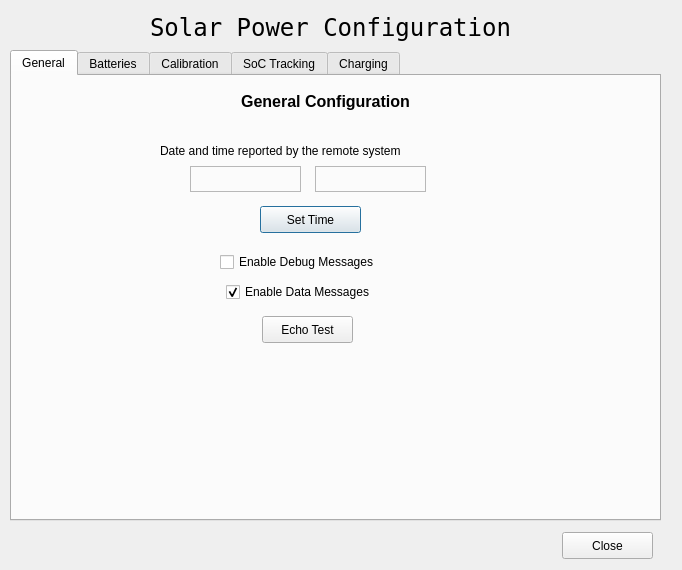
<?xml version="1.0" encoding="UTF-8"?>
<ui version="4.0">
 <class>PowerManagementConfigDialog</class>
 <widget class="QDialog" name="PowerManagementConfigDialog">
  <property name="geometry">
   <rect>
    <x>0</x>
    <y>0</y>
    <width>682</width>
    <height>570</height>
   </rect>
  </property>
  <property name="windowTitle">
   <string>Solar Power BMS Configuration</string>
  </property>
  <widget class="QLabel" name="title">
   <property name="geometry">
    <rect>
     <x>150</x>
     <y>12</y>
     <width>371</width>
     <height>31</height>
    </rect>
   </property>
   <property name="font">
    <font>
     <family>Andale Mono</family>
     <pointsize>18</pointsize>
    </font>
   </property>
   <property name="text">
    <string>Solar Power Configuration</string>
   </property>
  </widget>
  <widget class="QTabWidget" name="tabWidget">
   <property name="geometry">
    <rect>
     <x>10</x>
     <y>50</y>
     <width>651</width>
     <height>471</height>
    </rect>
   </property>
   <property name="toolTip">
    <string/>
   </property>
   <property name="currentIndex">
    <number>0</number>
   </property>
   <widget class="QWidget" name="generalTab">
    <property name="toolTip">
     <string>Time and debug display settings</string>
    </property>
    <attribute name="title">
     <string>General</string>
    </attribute>
    <widget class="QPushButton" name="timeSetButton">
     <property name="geometry">
      <rect>
       <x>248</x>
       <y>130</y>
       <width>101</width>
       <height>27</height>
      </rect>
     </property>
     <property name="toolTip">
      <string>Set the time/date in the remote system from the local time.</string>
     </property>
     <property name="text">
      <string>Set Time</string>
     </property>
    </widget>
    <widget class="QLabel" name="date">
     <property name="geometry">
      <rect>
       <x>178</x>
       <y>90</y>
       <width>111</width>
       <height>26</height>
      </rect>
     </property>
     <property name="toolTip">
      <string>Time/Date in the remote system.</string>
     </property>
     <property name="frameShape">
      <enum>QFrame::StyledPanel</enum>
     </property>
     <property name="frameShadow">
      <enum>QFrame::Raised</enum>
     </property>
     <property name="lineWidth">
      <number>3</number>
     </property>
     <property name="midLineWidth">
      <number>1</number>
     </property>
     <property name="text">
      <string/>
     </property>
    </widget>
    <widget class="QLabel" name="time">
     <property name="geometry">
      <rect>
       <x>303</x>
       <y>90</y>
       <width>111</width>
       <height>26</height>
      </rect>
     </property>
     <property name="toolTip">
      <string>Time/Date in the remote system.</string>
     </property>
     <property name="frameShape">
      <enum>QFrame::StyledPanel</enum>
     </property>
     <property name="frameShadow">
      <enum>QFrame::Raised</enum>
     </property>
     <property name="lineWidth">
      <number>3</number>
     </property>
     <property name="midLineWidth">
      <number>1</number>
     </property>
     <property name="text">
      <string/>
     </property>
    </widget>
    <widget class="QLabel" name="dateTimeLabel">
     <property name="geometry">
      <rect>
       <x>148</x>
       <y>65</y>
       <width>316</width>
       <height>20</height>
      </rect>
     </property>
     <property name="text">
      <string>Date and time reported by the remote system</string>
     </property>
    </widget>
    <widget class="QLabel" name="generalLabel">
     <property name="geometry">
      <rect>
       <x>194</x>
       <y>5</y>
       <width>239</width>
       <height>41</height>
      </rect>
     </property>
     <property name="font">
      <font>
       <pointsize>12</pointsize>
       <weight>75</weight>
       <bold>true</bold>
      </font>
     </property>
     <property name="text">
      <string>General Configuration</string>
     </property>
     <property name="alignment">
      <set>Qt::AlignCenter</set>
     </property>
     <property name="wordWrap">
      <bool>true</bool>
     </property>
    </widget>
    <widget class="QCheckBox" name="debugMessageCheckbox">
     <property name="geometry">
      <rect>
       <x>208</x>
       <y>175</y>
       <width>187</width>
       <height>22</height>
      </rect>
     </property>
     <property name="toolTip">
      <string>Enable Debug Messages to be sent from remote</string>
     </property>
     <property name="text">
      <string>Enable Debug Messages</string>
     </property>
    </widget>
    <widget class="QCheckBox" name="dataMessageCheckbox">
     <property name="geometry">
      <rect>
       <x>214</x>
       <y>205</y>
       <width>185</width>
       <height>22</height>
      </rect>
     </property>
     <property name="toolTip">
      <string>Enable Data Messages. Disabling will stop the main display from showing real-time data and will stoip local recording.</string>
     </property>
     <property name="text">
      <string>Enable Data Messages</string>
     </property>
     <property name="checked">
      <bool>true</bool>
     </property>
    </widget>
    <widget class="QPushButton" name="echoTestButton">
     <property name="geometry">
      <rect>
       <x>250</x>
       <y>240</y>
       <width>91</width>
       <height>27</height>
      </rect>
     </property>
     <property name="toolTip">
      <string>Request an ID to be sent from the remote.</string>
     </property>
     <property name="text">
      <string>Echo Test</string>
     </property>
    </widget>
   </widget>
   <widget class="QWidget" name="batteriesTab">
    <property name="toolTip">
     <string>Set battery parameters</string>
    </property>
    <attribute name="title">
     <string>Batteries</string>
    </attribute>
    <widget class="QPushButton" name="queryBatteryButton">
     <property name="geometry">
      <rect>
       <x>30</x>
       <y>70</y>
       <width>91</width>
       <height>27</height>
      </rect>
     </property>
     <property name="toolTip">
      <string>Request measured battery resistances</string>
     </property>
     <property name="text">
      <string>Query</string>
     </property>
    </widget>
    <widget class="QLabel" name="battery1Label">
     <property name="geometry">
      <rect>
       <x>166</x>
       <y>51</y>
       <width>64</width>
       <height>17</height>
      </rect>
     </property>
     <property name="text">
      <string>Battery 1</string>
     </property>
    </widget>
    <widget class="QLabel" name="battery2Label">
     <property name="geometry">
      <rect>
       <x>276</x>
       <y>51</y>
       <width>64</width>
       <height>17</height>
      </rect>
     </property>
     <property name="text">
      <string>Battery 2</string>
     </property>
    </widget>
    <widget class="QLabel" name="battery3Label">
     <property name="geometry">
      <rect>
       <x>386</x>
       <y>50</y>
       <width>64</width>
       <height>17</height>
      </rect>
     </property>
     <property name="text">
      <string>Battery 3</string>
     </property>
    </widget>
    <widget class="QLabel" name="battery1Resistance">
     <property name="geometry">
      <rect>
       <x>160</x>
       <y>70</y>
       <width>71</width>
       <height>31</height>
      </rect>
     </property>
     <property name="frameShape">
      <enum>QFrame::Box</enum>
     </property>
     <property name="text">
      <string/>
     </property>
    </widget>
    <widget class="QLabel" name="battery3Resistance">
     <property name="geometry">
      <rect>
       <x>380</x>
       <y>70</y>
       <width>71</width>
       <height>31</height>
      </rect>
     </property>
     <property name="frameShape">
      <enum>QFrame::Box</enum>
     </property>
     <property name="text">
      <string/>
     </property>
    </widget>
    <widget class="QLabel" name="battery2Resistance">
     <property name="geometry">
      <rect>
       <x>270</x>
       <y>70</y>
       <width>71</width>
       <height>31</height>
      </rect>
     </property>
     <property name="frameShape">
      <enum>QFrame::Box</enum>
     </property>
     <property name="text">
      <string/>
     </property>
    </widget>
    <widget class="QLabel" name="AHLabel_1">
     <property name="geometry">
      <rect>
       <x>210</x>
       <y>120</y>
       <width>31</width>
       <height>17</height>
      </rect>
     </property>
     <property name="text">
      <string>AH</string>
     </property>
     <property name="alignment">
      <set>Qt::AlignCenter</set>
     </property>
    </widget>
    <widget class="QSpinBox" name="battery1CapacitySpinBox">
     <property name="geometry">
      <rect>
       <x>160</x>
       <y>115</y>
       <width>52</width>
       <height>25</height>
      </rect>
     </property>
     <property name="minimum">
      <number>40</number>
     </property>
     <property name="maximum">
      <number>200</number>
     </property>
     <property name="singleStep">
      <number>10</number>
     </property>
     <property name="value">
      <number>100</number>
     </property>
    </widget>
    <widget class="QLabel" name="AHLabel_2">
     <property name="geometry">
      <rect>
       <x>320</x>
       <y>120</y>
       <width>31</width>
       <height>17</height>
      </rect>
     </property>
     <property name="text">
      <string>AH</string>
     </property>
     <property name="alignment">
      <set>Qt::AlignCenter</set>
     </property>
    </widget>
    <widget class="QSpinBox" name="battery2CapacitySpinBox">
     <property name="geometry">
      <rect>
       <x>270</x>
       <y>115</y>
       <width>52</width>
       <height>25</height>
      </rect>
     </property>
     <property name="minimum">
      <number>40</number>
     </property>
     <property name="maximum">
      <number>200</number>
     </property>
     <property name="singleStep">
      <number>10</number>
     </property>
     <property name="value">
      <number>100</number>
     </property>
    </widget>
    <widget class="QLabel" name="AHLabel_3">
     <property name="geometry">
      <rect>
       <x>430</x>
       <y>120</y>
       <width>31</width>
       <height>17</height>
      </rect>
     </property>
     <property name="text">
      <string>AH</string>
     </property>
     <property name="alignment">
      <set>Qt::AlignCenter</set>
     </property>
    </widget>
    <widget class="QSpinBox" name="battery3CapacitySpinBox">
     <property name="geometry">
      <rect>
       <x>380</x>
       <y>115</y>
       <width>52</width>
       <height>25</height>
      </rect>
     </property>
     <property name="minimum">
      <number>40</number>
     </property>
     <property name="maximum">
      <number>200</number>
     </property>
     <property name="singleStep">
      <number>10</number>
     </property>
     <property name="value">
      <number>80</number>
     </property>
    </widget>
    <widget class="QPushButton" name="setBatteryButton">
     <property name="geometry">
      <rect>
       <x>30</x>
       <y>110</y>
       <width>91</width>
       <height>27</height>
      </rect>
     </property>
     <property name="toolTip">
      <string>Write the battery configuration to Flash</string>
     </property>
     <property name="text">
      <string>Set</string>
     </property>
    </widget>
    <widget class="QLabel" name="resistanceLabel">
     <property name="geometry">
      <rect>
       <x>470</x>
       <y>76</y>
       <width>71</width>
       <height>17</height>
      </rect>
     </property>
     <property name="text">
      <string>Resistance</string>
     </property>
    </widget>
    <widget class="QLabel" name="capacityLabel">
     <property name="geometry">
      <rect>
       <x>470</x>
       <y>117</y>
       <width>71</width>
       <height>17</height>
      </rect>
     </property>
     <property name="text">
      <string>Capacity</string>
     </property>
    </widget>
    <widget class="QComboBox" name="battery1TypeCombo">
     <property name="geometry">
      <rect>
       <x>150</x>
       <y>152</y>
       <width>87</width>
       <height>29</height>
      </rect>
     </property>
    </widget>
    <widget class="QComboBox" name="battery2TypeCombo">
     <property name="geometry">
      <rect>
       <x>260</x>
       <y>153</y>
       <width>87</width>
       <height>29</height>
      </rect>
     </property>
    </widget>
    <widget class="QComboBox" name="battery3TypeCombo">
     <property name="geometry">
      <rect>
       <x>370</x>
       <y>152</y>
       <width>87</width>
       <height>29</height>
      </rect>
     </property>
    </widget>
    <widget class="QLabel" name="typeLabel">
     <property name="geometry">
      <rect>
       <x>470</x>
       <y>157</y>
       <width>71</width>
       <height>17</height>
      </rect>
     </property>
     <property name="text">
      <string>Type</string>
     </property>
    </widget>
    <widget class="QLabel" name="batteriesLabel">
     <property name="geometry">
      <rect>
       <x>88</x>
       <y>5</y>
       <width>431</width>
       <height>41</height>
      </rect>
     </property>
     <property name="font">
      <font>
       <pointsize>12</pointsize>
       <weight>75</weight>
       <bold>true</bold>
      </font>
     </property>
     <property name="text">
      <string>View and set Battery model parameters.</string>
     </property>
     <property name="alignment">
      <set>Qt::AlignCenter</set>
     </property>
     <property name="wordWrap">
      <bool>true</bool>
     </property>
    </widget>
    <widget class="QLabel" name="battery1FloatVoltage">
     <property name="geometry">
      <rect>
       <x>154</x>
       <y>275</y>
       <width>79</width>
       <height>31</height>
      </rect>
     </property>
     <property name="frameShape">
      <enum>QFrame::Box</enum>
     </property>
     <property name="text">
      <string/>
     </property>
    </widget>
    <widget class="QLabel" name="battery2FloatVoltage">
     <property name="geometry">
      <rect>
       <x>264</x>
       <y>275</y>
       <width>79</width>
       <height>31</height>
      </rect>
     </property>
     <property name="frameShape">
      <enum>QFrame::Box</enum>
     </property>
     <property name="text">
      <string/>
     </property>
    </widget>
    <widget class="QLabel" name="battery3FloatVoltage">
     <property name="geometry">
      <rect>
       <x>374</x>
       <y>275</y>
       <width>79</width>
       <height>31</height>
      </rect>
     </property>
     <property name="frameShape">
      <enum>QFrame::Box</enum>
     </property>
     <property name="text">
      <string/>
     </property>
    </widget>
    <widget class="QLabel" name="battery3FloatCurrent">
     <property name="geometry">
      <rect>
       <x>374</x>
       <y>315</y>
       <width>79</width>
       <height>31</height>
      </rect>
     </property>
     <property name="frameShape">
      <enum>QFrame::Box</enum>
     </property>
     <property name="text">
      <string/>
     </property>
    </widget>
    <widget class="QLabel" name="battery2FloatCurrent">
     <property name="geometry">
      <rect>
       <x>264</x>
       <y>315</y>
       <width>79</width>
       <height>31</height>
      </rect>
     </property>
     <property name="frameShape">
      <enum>QFrame::Box</enum>
     </property>
     <property name="text">
      <string/>
     </property>
    </widget>
    <widget class="QLabel" name="battery1FloatCurrent">
     <property name="geometry">
      <rect>
       <x>154</x>
       <y>315</y>
       <width>79</width>
       <height>31</height>
      </rect>
     </property>
     <property name="frameShape">
      <enum>QFrame::Box</enum>
     </property>
     <property name="text">
      <string/>
     </property>
    </widget>
    <widget class="QLabel" name="floatVoltageLabel">
     <property name="geometry">
      <rect>
       <x>476</x>
       <y>280</y>
       <width>133</width>
       <height>17</height>
      </rect>
     </property>
     <property name="text">
      <string>Float Voltage Limit</string>
     </property>
    </widget>
    <widget class="QLabel" name="floatCurrentLabel">
     <property name="geometry">
      <rect>
       <x>476</x>
       <y>320</y>
       <width>143</width>
       <height>17</height>
      </rect>
     </property>
     <property name="text">
      <string>Float Current Trigger</string>
     </property>
    </widget>
    <widget class="QLabel" name="battery2AbsorptionCurrent">
     <property name="geometry">
      <rect>
       <x>264</x>
       <y>195</y>
       <width>79</width>
       <height>31</height>
      </rect>
     </property>
     <property name="frameShape">
      <enum>QFrame::Box</enum>
     </property>
     <property name="text">
      <string/>
     </property>
    </widget>
    <widget class="QLabel" name="battery3AbsorptionCurrent">
     <property name="geometry">
      <rect>
       <x>374</x>
       <y>195</y>
       <width>79</width>
       <height>31</height>
      </rect>
     </property>
     <property name="frameShape">
      <enum>QFrame::Box</enum>
     </property>
     <property name="text">
      <string/>
     </property>
    </widget>
    <widget class="QLabel" name="battery1AbsorptionCurrent">
     <property name="geometry">
      <rect>
       <x>154</x>
       <y>195</y>
       <width>79</width>
       <height>31</height>
      </rect>
     </property>
     <property name="frameShape">
      <enum>QFrame::Box</enum>
     </property>
     <property name="text">
      <string/>
     </property>
    </widget>
    <widget class="QLabel" name="absorptionCurrentLabel">
     <property name="geometry">
      <rect>
       <x>472</x>
       <y>200</y>
       <width>135</width>
       <height>17</height>
      </rect>
     </property>
     <property name="text">
      <string>Bulk Current Limit</string>
     </property>
    </widget>
    <widget class="QPushButton" name="resetMissing1Button">
     <property name="geometry">
      <rect>
       <x>178</x>
       <y>355</y>
       <width>31</width>
       <height>21</height>
      </rect>
     </property>
     <property name="toolTip">
      <string>Reset Battery 1 Missing Status to Good.</string>
     </property>
     <property name="text">
      <string/>
     </property>
    </widget>
    <widget class="QPushButton" name="resetMissing2Button">
     <property name="geometry">
      <rect>
       <x>286</x>
       <y>355</y>
       <width>31</width>
       <height>21</height>
      </rect>
     </property>
     <property name="toolTip">
      <string>Reset Battery 2 Missing Status to Good.</string>
     </property>
     <property name="text">
      <string/>
     </property>
    </widget>
    <widget class="QPushButton" name="resetMissing3Button">
     <property name="geometry">
      <rect>
       <x>398</x>
       <y>355</y>
       <width>31</width>
       <height>21</height>
      </rect>
     </property>
     <property name="toolTip">
      <string>Reset Battery 3 Missing Status to Good.</string>
     </property>
     <property name="text">
      <string/>
     </property>
    </widget>
    <widget class="QLabel" name="absorptionVoltageLabel">
     <property name="geometry">
      <rect>
       <x>472</x>
       <y>240</y>
       <width>169</width>
       <height>17</height>
      </rect>
     </property>
     <property name="text">
      <string>Gassing Voltage Limit</string>
     </property>
    </widget>
    <widget class="QLabel" name="battery1AbsorptionVoltage">
     <property name="geometry">
      <rect>
       <x>154</x>
       <y>235</y>
       <width>79</width>
       <height>31</height>
      </rect>
     </property>
     <property name="frameShape">
      <enum>QFrame::Box</enum>
     </property>
     <property name="text">
      <string/>
     </property>
    </widget>
    <widget class="QLabel" name="battery2AbsorptionVoltage">
     <property name="geometry">
      <rect>
       <x>264</x>
       <y>235</y>
       <width>79</width>
       <height>31</height>
      </rect>
     </property>
     <property name="frameShape">
      <enum>QFrame::Box</enum>
     </property>
     <property name="text">
      <string/>
     </property>
    </widget>
    <widget class="QLabel" name="battery3AbsorptionVoltage">
     <property name="geometry">
      <rect>
       <x>374</x>
       <y>235</y>
       <width>79</width>
       <height>31</height>
      </rect>
     </property>
     <property name="frameShape">
      <enum>QFrame::Box</enum>
     </property>
     <property name="text">
      <string/>
     </property>
    </widget>
   </widget>
   <widget class="QWidget" name="calibrationTab">
    <property name="toolTip">
     <string>Calibrate zero of current measurements</string>
    </property>
    <attribute name="title">
     <string>Calibration</string>
    </attribute>
    <widget class="QPushButton" name="calibrateButton">
     <property name="geometry">
      <rect>
       <x>260</x>
       <y>180</y>
       <width>91</width>
       <height>27</height>
      </rect>
     </property>
     <property name="text">
      <string>Calibrate</string>
     </property>
    </widget>
    <widget class="QLabel" name="socLabel">
     <property name="geometry">
      <rect>
       <x>90</x>
       <y>40</y>
       <width>461</width>
       <height>91</height>
      </rect>
     </property>
     <property name="text">
      <string>Calibration must be done with all loads physically disconnected and the solar panel connected, but not linked to a battery, over a period of about an hour. This ensures that only quiescent current is flowing and the panel interface has power. Requires 35 seconds to complete.</string>
     </property>
     <property name="alignment">
      <set>Qt::AlignJustify|Qt::AlignVCenter</set>
     </property>
     <property name="wordWrap">
      <bool>true</bool>
     </property>
    </widget>
    <widget class="QLabel" name="calibrationLabel">
     <property name="geometry">
      <rect>
       <x>96</x>
       <y>5</y>
       <width>431</width>
       <height>41</height>
      </rect>
     </property>
     <property name="font">
      <font>
       <pointsize>12</pointsize>
       <weight>75</weight>
       <bold>true</bold>
      </font>
     </property>
     <property name="text">
      <string>Zero Calibration of  Current Measurements</string>
     </property>
     <property name="alignment">
      <set>Qt::AlignCenter</set>
     </property>
     <property name="wordWrap">
      <bool>true</bool>
     </property>
    </widget>
    <widget class="QLabel" name="qcLabel">
     <property name="geometry">
      <rect>
       <x>240</x>
       <y>240</y>
       <width>131</width>
       <height>17</height>
      </rect>
     </property>
     <property name="text">
      <string>Quiescent Current</string>
     </property>
    </widget>
    <widget class="QLabel" name="quiescentCurrent">
     <property name="geometry">
      <rect>
       <x>250</x>
       <y>260</y>
       <width>111</width>
       <height>31</height>
      </rect>
     </property>
     <property name="font">
      <font>
       <pointsize>17</pointsize>
      </font>
     </property>
     <property name="frameShape">
      <enum>QFrame::Box</enum>
     </property>
     <property name="text">
      <string/>
     </property>
    </widget>
    <widget class="QProgressBar" name="calibrateProgressBar">
     <property name="enabled">
      <bool>false</bool>
     </property>
     <property name="geometry">
      <rect>
       <x>250</x>
       <y>210</y>
       <width>118</width>
       <height>23</height>
      </rect>
     </property>
     <property name="maximum">
      <number>7</number>
     </property>
     <property name="value">
      <number>-1</number>
     </property>
    </widget>
   </widget>
   <widget class="QWidget" name="socTab">
    <property name="toolTip">
     <string>Configuration items for computing State of Charge</string>
    </property>
    <attribute name="title">
     <string>SoC Tracking</string>
    </attribute>
    <widget class="QCheckBox" name="loadChargeCheckBox">
     <property name="geometry">
      <rect>
       <x>64</x>
       <y>15</y>
       <width>273</width>
       <height>22</height>
      </rect>
     </property>
     <property name="font">
      <font>
       <weight>75</weight>
       <bold>true</bold>
      </font>
     </property>
     <property name="toolTip">
      <string>This allows a load to be connected to the battery under charge.</string>
     </property>
     <property name="text">
      <string>Avoid Load on Charging Battery</string>
     </property>
     <property name="checked">
      <bool>true</bool>
     </property>
    </widget>
    <widget class="QLabel" name="loadChargeText">
     <property name="geometry">
      <rect>
       <x>82</x>
       <y>40</y>
       <width>487</width>
       <height>101</height>
      </rect>
     </property>
     <property name="autoFillBackground">
      <bool>false</bool>
     </property>
     <property name="styleSheet">
      <string notr="true">background-color: rgb(255, 255, 255);</string>
     </property>
     <property name="text">
      <string>Normally a load is not connected to the battery under charge as this option will result in charging current being leaked to the other batteries. This may not be a problem for those batteries, but will mean that the battery under charge receives less current than might be desirable. An advantage is that during charging, the load will receive a higher voltage when batteries are low.</string>
     </property>
     <property name="alignment">
      <set>Qt::AlignJustify|Qt::AlignTop</set>
     </property>
     <property name="wordWrap">
      <bool>true</bool>
     </property>
    </widget>
    <widget class="QCheckBox" name="isolationMaintainCheckBox">
     <property name="geometry">
      <rect>
       <x>60</x>
       <y>145</y>
       <width>295</width>
       <height>22</height>
      </rect>
     </property>
     <property name="font">
      <font>
       <weight>75</weight>
       <bold>true</bold>
      </font>
     </property>
     <property name="toolTip">
      <string>This allows a battery to be isolated for SoC checking.</string>
     </property>
     <property name="text">
      <string>Maintain Batteries under Isolation</string>
     </property>
     <property name="checked">
      <bool>true</bool>
     </property>
    </widget>
    <widget class="QLabel" name="isolationMaintainText">
     <property name="geometry">
      <rect>
       <x>82</x>
       <y>170</y>
       <width>487</width>
       <height>66</height>
      </rect>
     </property>
     <property name="styleSheet">
      <string notr="true">background-color: rgb(255, 255, 255);</string>
     </property>
     <property name="text">
      <string>When all batteries are in normal charge state this option will cause the charger and load to be allocated so that at least one battery can be kept in isolation for resetting its state of charge estimate. This can result in lower load voltage or overall charging efficiency of the system.</string>
     </property>
     <property name="alignment">
      <set>Qt::AlignJustify|Qt::AlignTop</set>
     </property>
     <property name="wordWrap">
      <bool>true</bool>
     </property>
    </widget>
    <widget class="QPushButton" name="setTrackOptionButton">
     <property name="geometry">
      <rect>
       <x>274</x>
       <y>245</y>
       <width>91</width>
       <height>27</height>
      </rect>
     </property>
     <property name="text">
      <string>Set</string>
     </property>
    </widget>
    <widget class="QDoubleSpinBox" name="lowVoltageDoubleSpinBox">
     <property name="geometry">
      <rect>
       <x>108</x>
       <y>345</y>
       <width>67</width>
       <height>25</height>
      </rect>
     </property>
     <property name="minimum">
      <double>10.000000000000000</double>
     </property>
     <property name="maximum">
      <double>16.000000000000000</double>
     </property>
     <property name="singleStep">
      <double>0.100000000000000</double>
     </property>
     <property name="value">
      <double>11.000000000000000</double>
     </property>
    </widget>
    <widget class="QDoubleSpinBox" name="criticalVoltageDoubleSpinBox">
     <property name="geometry">
      <rect>
       <x>238</x>
       <y>345</y>
       <width>61</width>
       <height>25</height>
      </rect>
     </property>
     <property name="minimum">
      <double>10.000000000000000</double>
     </property>
     <property name="maximum">
      <double>16.000000000000000</double>
     </property>
     <property name="singleStep">
      <double>0.100000000000000</double>
     </property>
     <property name="value">
      <double>10.500000000000000</double>
     </property>
    </widget>
    <widget class="QSpinBox" name="lowSoCSpinBox">
     <property name="geometry">
      <rect>
       <x>364</x>
       <y>345</y>
       <width>59</width>
       <height>25</height>
      </rect>
     </property>
     <property name="value">
      <number>60</number>
     </property>
    </widget>
    <widget class="QSpinBox" name="criticalSoCSpinBox">
     <property name="geometry">
      <rect>
       <x>492</x>
       <y>345</y>
       <width>61</width>
       <height>25</height>
      </rect>
     </property>
     <property name="value">
      <number>45</number>
     </property>
    </widget>
    <widget class="QLabel" name="lowVoltageText">
     <property name="geometry">
      <rect>
       <x>100</x>
       <y>380</y>
       <width>81</width>
       <height>36</height>
      </rect>
     </property>
     <property name="toolTip">
      <string>Voltage below which battery is considered low</string>
     </property>
     <property name="styleSheet">
      <string notr="true">background-color: rgb(255, 255, 255);</string>
     </property>
     <property name="text">
      <string>Low Voltage Threshold</string>
     </property>
     <property name="alignment">
      <set>Qt::AlignHCenter|Qt::AlignTop</set>
     </property>
     <property name="wordWrap">
      <bool>true</bool>
     </property>
    </widget>
    <widget class="QLabel" name="criticalVoltageText">
     <property name="geometry">
      <rect>
       <x>208</x>
       <y>380</y>
       <width>107</width>
       <height>36</height>
      </rect>
     </property>
     <property name="toolTip">
      <string>Voltage below which battery is considered critical</string>
     </property>
     <property name="styleSheet">
      <string notr="true">background-color: rgb(255, 255, 255);</string>
     </property>
     <property name="text">
      <string>Critical Voltage Threshold</string>
     </property>
     <property name="alignment">
      <set>Qt::AlignHCenter|Qt::AlignTop</set>
     </property>
     <property name="wordWrap">
      <bool>true</bool>
     </property>
    </widget>
    <widget class="QLabel" name="lowSoCText">
     <property name="geometry">
      <rect>
       <x>350</x>
       <y>380</y>
       <width>81</width>
       <height>36</height>
      </rect>
     </property>
     <property name="toolTip">
      <string>State of Charge below which battery is considered low</string>
     </property>
     <property name="styleSheet">
      <string notr="true">background-color: rgb(255, 255, 255);</string>
     </property>
     <property name="text">
      <string>Low SoC Threshold</string>
     </property>
     <property name="alignment">
      <set>Qt::AlignHCenter|Qt::AlignTop</set>
     </property>
     <property name="wordWrap">
      <bool>true</bool>
     </property>
    </widget>
    <widget class="QLabel" name="criticalSoCText">
     <property name="geometry">
      <rect>
       <x>472</x>
       <y>380</y>
       <width>91</width>
       <height>36</height>
      </rect>
     </property>
     <property name="toolTip">
      <string>State of Charge below which battery is considered critical</string>
     </property>
     <property name="styleSheet">
      <string notr="true">background-color: rgb(255, 255, 255);</string>
     </property>
     <property name="text">
      <string>Critical SoC Threshold</string>
     </property>
     <property name="alignment">
      <set>Qt::AlignHCenter|Qt::AlignTop</set>
     </property>
     <property name="wordWrap">
      <bool>true</bool>
     </property>
    </widget>
   </widget>
   <widget class="QWidget" name="chargingTab">
    <property name="toolTip">
     <string>Set parameters to control charging algorithms</string>
    </property>
    <attribute name="title">
     <string>Charging</string>
    </attribute>
    <widget class="QGroupBox" name="chargeAlgorithmGroupBox">
     <property name="geometry">
      <rect>
       <x>20</x>
       <y>20</y>
       <width>589</width>
       <height>276</height>
      </rect>
     </property>
     <property name="title">
      <string>Charge Algorithm</string>
     </property>
     <widget class="QRadioButton" name="threePhaseButton">
      <property name="geometry">
       <rect>
        <x>24</x>
        <y>25</y>
        <width>109</width>
        <height>22</height>
       </rect>
      </property>
      <property name="font">
       <font>
        <italic>true</italic>
       </font>
      </property>
      <property name="text">
       <string>Three Phase</string>
      </property>
     </widget>
     <widget class="QRadioButton" name="pulseButton">
      <property name="geometry">
       <rect>
        <x>24</x>
        <y>100</y>
        <width>161</width>
        <height>22</height>
       </rect>
      </property>
      <property name="font">
       <font>
        <italic>true</italic>
       </font>
      </property>
      <property name="text">
       <string>Pulse Charge</string>
      </property>
     </widget>
     <widget class="QLabel" name="threePhaseText">
      <property name="geometry">
       <rect>
        <x>46</x>
        <y>50</y>
        <width>501</width>
        <height>51</height>
       </rect>
      </property>
      <property name="styleSheet">
       <string notr="true">background-color: rgb(255, 255, 255);</string>
      </property>
      <property name="text">
       <string>After the voltage reaches the gassing limit, the absorption phase holds the voltage at that point until the current falls to a specified trigger point, or levels out. This is the most common method used in lead-acid chargers.</string>
      </property>
      <property name="alignment">
       <set>Qt::AlignLeading|Qt::AlignLeft|Qt::AlignTop</set>
      </property>
      <property name="wordWrap">
       <bool>true</bool>
      </property>
     </widget>
     <widget class="QLabel" name="threePhaseText_2">
      <property name="geometry">
       <rect>
        <x>46</x>
        <y>125</y>
        <width>509</width>
        <height>51</height>
       </rect>
      </property>
      <property name="styleSheet">
       <string notr="true">background-color: rgb(255, 255, 255);</string>
      </property>
      <property name="text">
       <string>After the voltage reaches the gassing limit, the battery is placed in rest phase and another battery is allocated. Each battery is placed on the charger in turn but must remain in rest phase for a minimum time.</string>
      </property>
      <property name="alignment">
       <set>Qt::AlignLeading|Qt::AlignLeft|Qt::AlignTop</set>
      </property>
      <property name="wordWrap">
       <bool>true</bool>
      </property>
     </widget>
    </widget>
    <widget class="QLabel" name="chargeParameterText_1">
     <property name="geometry">
      <rect>
       <x>62</x>
       <y>390</y>
       <width>81</width>
       <height>46</height>
      </rect>
     </property>
     <property name="toolTip">
      <string/>
     </property>
     <property name="styleSheet">
      <string notr="true">background-color: rgb(255, 255, 255);</string>
     </property>
     <property name="text">
      <string/>
     </property>
     <property name="alignment">
      <set>Qt::AlignHCenter|Qt::AlignTop</set>
     </property>
     <property name="wordWrap">
      <bool>true</bool>
     </property>
    </widget>
    <widget class="QSpinBox" name="chargeParameterSpinBox_1">
     <property name="geometry">
      <rect>
       <x>70</x>
       <y>355</y>
       <width>67</width>
       <height>25</height>
      </rect>
     </property>
    </widget>
    <widget class="QSpinBox" name="chargeParameterSpinBox_2">
     <property name="geometry">
      <rect>
       <x>170</x>
       <y>355</y>
       <width>67</width>
       <height>25</height>
      </rect>
     </property>
    </widget>
    <widget class="QLabel" name="chargeParameterText_2">
     <property name="geometry">
      <rect>
       <x>162</x>
       <y>390</y>
       <width>81</width>
       <height>46</height>
      </rect>
     </property>
     <property name="toolTip">
      <string/>
     </property>
     <property name="styleSheet">
      <string notr="true">background-color: rgb(255, 255, 255);</string>
     </property>
     <property name="text">
      <string/>
     </property>
     <property name="alignment">
      <set>Qt::AlignHCenter|Qt::AlignTop</set>
     </property>
     <property name="wordWrap">
      <bool>true</bool>
     </property>
    </widget>
    <widget class="QSpinBox" name="chargeParameterSpinBox_3">
     <property name="geometry">
      <rect>
       <x>268</x>
       <y>355</y>
       <width>67</width>
       <height>25</height>
      </rect>
     </property>
    </widget>
    <widget class="QLabel" name="chargeParameterText_3">
     <property name="geometry">
      <rect>
       <x>260</x>
       <y>390</y>
       <width>81</width>
       <height>46</height>
      </rect>
     </property>
     <property name="toolTip">
      <string/>
     </property>
     <property name="styleSheet">
      <string notr="true">background-color: rgb(255, 255, 255);</string>
     </property>
     <property name="text">
      <string/>
     </property>
     <property name="alignment">
      <set>Qt::AlignHCenter|Qt::AlignTop</set>
     </property>
     <property name="wordWrap">
      <bool>true</bool>
     </property>
    </widget>
   </widget>
  </widget>
  <widget class="QLabel" name="errorLabel">
   <property name="geometry">
    <rect>
     <x>20</x>
     <y>530</y>
     <width>511</width>
     <height>20</height>
    </rect>
   </property>
   <property name="text">
    <string/>
   </property>
  </widget>
  <widget class="QPushButton" name="closeButton">
   <property name="geometry">
    <rect>
     <x>562</x>
     <y>532</y>
     <width>91</width>
     <height>27</height>
    </rect>
   </property>
   <property name="text">
    <string>Close</string>
   </property>
  </widget>
 </widget>
 <resources/>
 <connections/>
</ui>
